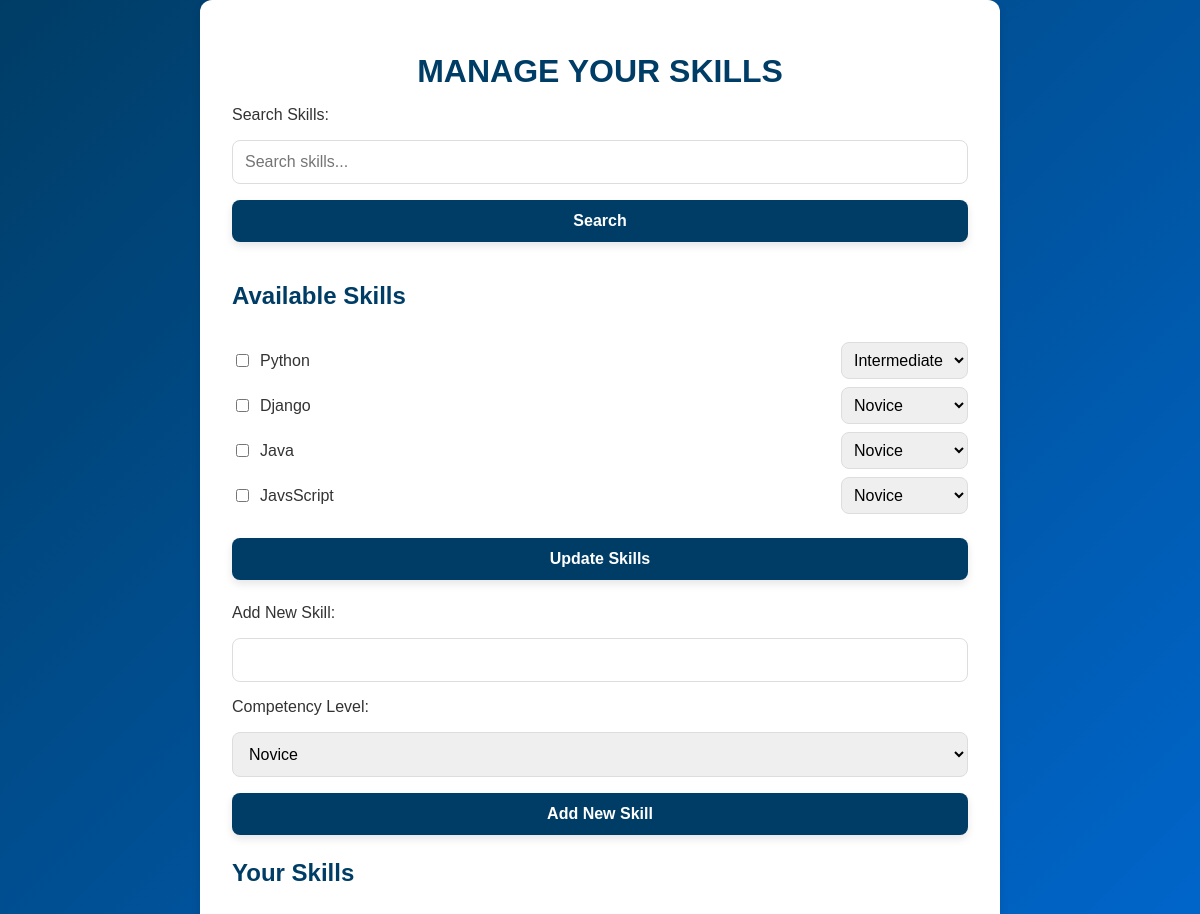
Page /skills/ (signed in) on the earlier database version.
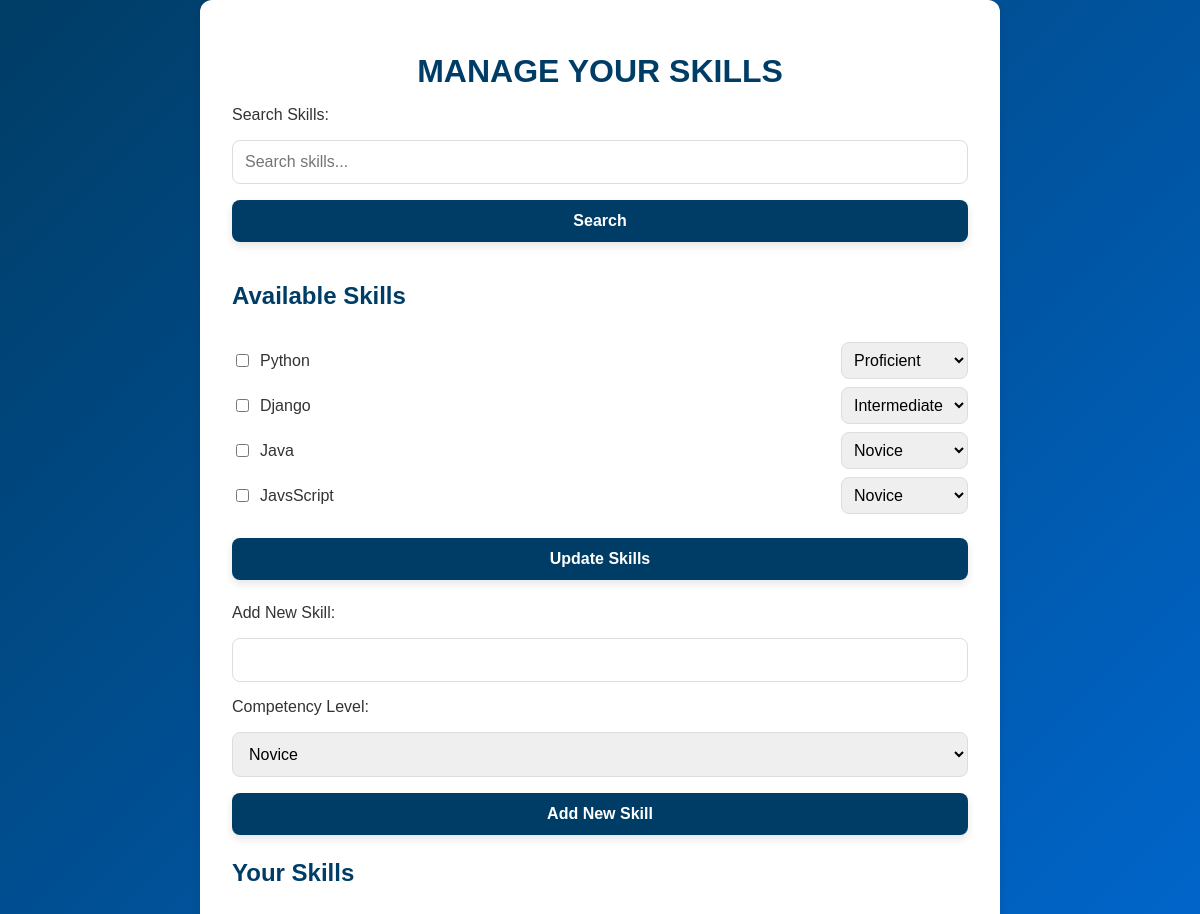
Same page on the later database version.
### dashboard/models.py (models this page shows, shortened)
class Skill(models.Model):
    name=models.CharField(max_length=100, unique=True)
    search_keyword= models.CharField(max_length=100, help_text="keyword to search for videos to learn", blank=True)
    COMPETENCY_CHOICES=(
        ('novice','Novice'),
        ('beginner', 'Beginner'),
        ('intermediate', 'Intermediate'),
        ('proficient', 'Proficient'),
        ('expert', 'Expert'),
    )
    competency=models.CharField(choices=COMPETENCY_CHOICES, max_length=20)

### dashboard/views.py (the view, shortened to what this page needs)
# urls.py: path('skills/', ManageSkillsView.as_view(), name='manage_skills'),
class ManageSkillsView(View):
    def get(self, request, *args, **kwargs):
        user = request.user
        if not isinstance(user, CustomUser):
            return redirect('login')
        search_query = request.GET.get('search', '')
        all_skills = Skill.objects.all()
        if search_query:
            available_skills = all_skills.filter(name__icontains=search_query)
        else:
            available_skills = all_skills[:4]
        user_skills = user.skills.all()
        form = SkillAddForm()
        return render(request, 'manage_skills.html', {
            'available_skills': available_skills,
            'user_skills': user_skills,
            'form': form,
            'search_query': search_query
        })

### dashboard/forms.py
class SkillAddForm(forms.ModelForm):
    class Meta:
        model = Skill
        fields = ['name', 'competency']
    name = forms.CharField(label='New Skill', max_length=100, required=True)
    competency=forms.ChoiceField(choices=Skill.COMPETENCY_CHOICES, label='Competency Level')

### dashboard/templates/manage_skills.html (shortened to what this page needs)
<!DOCTYPE html>
<html lang="en">
<head>
    {% load static %}
    <link rel="stylesheet" href="{% static 'css/manage.css' %}">
</head>
<body>
    <div class="container">
        <div class="content">
            <h1>Manage Your Skills</h1>
            <div class="form-section">
                <form method="get" action="{% url 'manage_skills' %}">
                    <label for="search">Search Skills:</label>
                    <input type="text" id="search" name="search" value="{{ search_query }}" placeholder="Search skills...">
                    <button type="submit">Search</button>
                </form>
            </div>
            <div class="form-section">
                <form method="post">
                    <h2>Available Skills</h2>
                    <div id="skill-list">
                        {% for skill in available_skills %}
                            <div class="skill-item">
                                <label>
                                    <input type="checkbox" name="skills" value="{{ skill.id }}" {% if skill in user_skills %}checked{% endif %}>
                                    {{ skill.name }}
                                </label>
                                <select name="competency_{{ skill.id }}">
                                    {% for choice in skill.COMPETENCY_CHOICES %}
                                        <option value="{{ choice.0 }}" {% if skill.competency == choice.0 %}selected{% endif %}>
                                            {{ choice.1 }}
                                        </option>
                                    {% endfor %}
                                </select>
                            </div>
                        {% endfor %}
                    </div>
                    <button type="submit" name="update_skills">Update Skills</button>
                </form>
            </div>
            <div class="form-section">
                <form method="post">
                    <label for="new_skill">Add New Skill:</label>
                    {{ form.name }}
                    <label for="competency">Competency Level:</label>
                    {{ form.competency }}
                    <button type="submit" name="add_skill">Add New Skill</button>
                </form>
            </div>
            <div class="form-section">
                <h2>Your Skills</h2>
            </div>
        </div>
    </div>
</body>
</html>

### static/css/manage.css (style rules this page uses)
body { font-family: Arial, sans-serif; margin: 0; padding: 0; display: flex; justify-content: center; align-items: center; min-height: 100vh; background: linear-gradient(135deg, #003d66, #0066cc); color: #333; }
.container { background: #ffffff; border-radius: 12px; box-shadow: 0 4px 8px rgba(0, 0, 0, 0.1); padding: 2rem; width: 90%; max-width: 800px; box-sizing: border-box; }
h1 { color: #003d66; margin-bottom: 1rem; font-size: 2rem; text-align: center; font-weight: bold; text-transform: uppercase; }
h2 { color: #003d66; margin: 1rem 0; font-size: 1.5rem; }
.form-section { margin-bottom: 1.5rem; }
form { display: flex; flex-direction: column; gap: 1rem; }
input[type="text"], input[type="submit"], select { padding: 0.75rem; border-radius: 8px; border: 1px solid #ddd; font-size: 1rem; }
input[type="submit"], button { background-color: #003d66; color: #ffffff; border: none; padding: 0.75rem; border-radius: 8px; font-size: 1rem; cursor: pointer; transition: background-color 0.3s ease, transform 0.3s ease; font-weight: bold; box-shadow: 0 4px 8px rgba(0, 0, 0, 0.1); }
.skill-item { display: flex; align-items: center; justify-content: space-between; margin-bottom: 0.5rem; }
.skill-item label { display: flex; align-items: center; gap: 0.5rem; }
.skill-item select { padding: 0.5rem; border-radius: 8px; border: 1px solid #ddd; }

Differences in the rows shown:
changed Skill "Python": competency+id "Intermediate" → "Proficient"
changed Skill "Django": competency+id "Novice" → "Intermediate"
